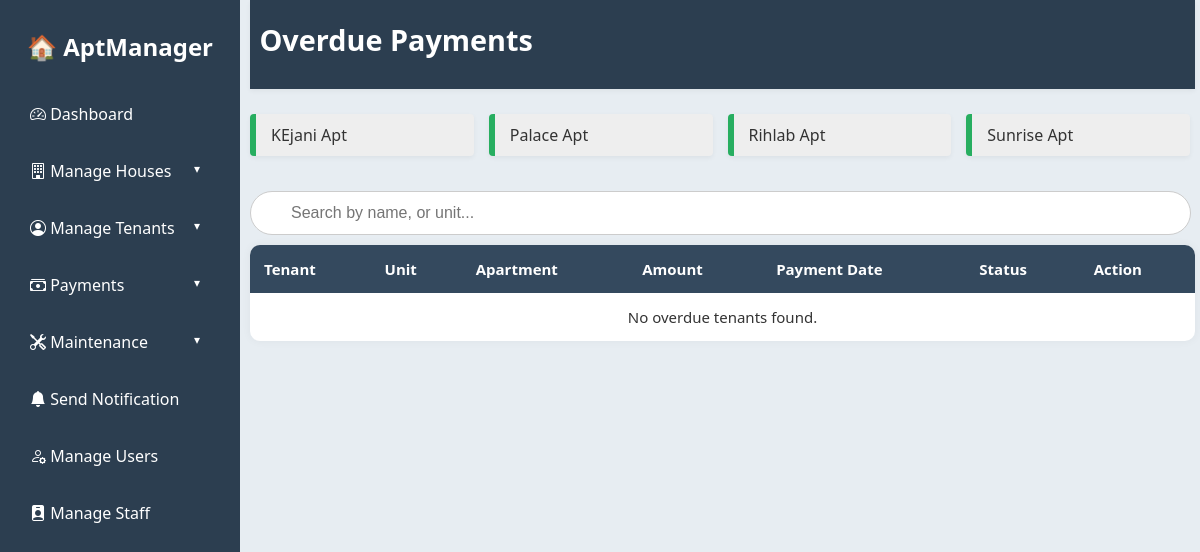
Page /APARTMENT/admin/Payment/overdue.php (signed in) on the committed database.
### tables this page shows
CREATE TABLE `apartment` (
  `apartment_id` int(11) NOT NULL,
  `client_id` int(11) NOT NULL,
  `apartment_name` varchar(100) NOT NULL,
  `location` varchar(150) NOT NULL,
  `landlord_name` varchar(100) DEFAULT NULL
);

### APARTMENT/admin/Payment/overdue.php (the view, shortened to what this page needs)
<?php
include '../config/db_connect.php';
$selected_apartment_id = isset($_GET['apartment_id']) ? intval($_GET['apartment_id']) : 0;
$month_filter = isset($_GET['month']) ? mysqli_real_escape_string($conn, $_GET['month']) : '';
$conditions = ["tenants.status = 'Active'", "(p.id IS NULL OR p.status != 'Paid')"];
$query = "
SELECT
  tenants.id AS tenant_id,
  tenants.name,
  tenants.unit,
  apartment.apartment_name,
  house_types.type_name,
  houses.rent,
  p.amount,
  p.payment_date,
  p.status
FROM tenants
JOIN houses ON tenants.unit = houses.unit
JOIN house_types ON houses.type_id = house_types.id
JOIN apartment ON houses.apartment_id = apartment.apartment_id
LEFT JOIN payments p ON tenants.id = p.tenant_id
";
if (!empty($conditions)) {
    $query .= " WHERE " . implode(" AND ", $conditions);
}
$query .= " ORDER BY tenants.name ASC";
$limit = 25;
$page = isset($_GET['page']) ? (int)$_GET['page'] : 1;
$offset = ($page - 1) * $limit;
$query .= " LIMIT $limit OFFSET $offset";
$result = mysqli_query($conn, $query);
?>
<!DOCTYPE html>
<html lang="en">
<head>
<link rel="stylesheet" href="../assets/css/style.css" />
<link rel="stylesheet" href="https://cdn.jsdelivr.net/npm/bootstrap-icons@1.10.5/font/bootstrap-icons.css">
</head>
<body>
<div class="wrapper">
<aside class="sidebar" id="sidebar">
  <h2>🏠 AptManager</h2>
  <ul>
  <li><a href="../index.php"><i class="bi bi-speedometer2"></i> Dashboard</a></li>
  <li class="dropdown">
    <a href="#" class="dropdown-toggle"><i class="bi bi-building"></i> Manage Houses</a>
  </li>
  <li class="dropdown">
    <a href="#" class="dropdown-toggle"><i class="bi bi-person-circle"></i> Manage Tenants</a>
  </li>
  <li class="dropdown">
    <a href="#" class="dropdown-toggle"><i class="bi bi-cash-stack"></i> Payments</a>
  </li>
  <li class="dropdown">
    <a href="#" class="dropdown-toggle"><i class="bi bi-tools"></i> Maintenance</a>
  </li>
  <li><a href="../notification.php"><i class="bi bi-bell-fill"></i> Send Notification</a></li>
  <li><a href="../Include/users.php"><i class="bi bi-person-gear"></i> Manage Users</a></li>
  <li><a href="../Include/staff.php"><i class="bi bi-person-badge-fill"></i> Manage Staff</a></li>
</ul>
</aside>
<div class="main">
<header class="top-header">
  <h1>Overdue Payments</h1>
</header>
<div style="margin: 20px 0; display: flex; flex-wrap: wrap; gap: 10px;">
    <?php
    $apt_sql = "SELECT apartment_id, apartment_name FROM apartment ORDER BY apartment_name";
    $apt_result = mysqli_query($conn, $apt_sql);
    while ($row = mysqli_fetch_assoc($apt_result)):
        $apartment_id = $row['apartment_id'];
        $apartment_name = $row['apartment_name'];
        $isActive = ($selected_apartment_id == $apartment_id) ? 'active' : '';
    ?>
    <a href="overdue.php?apartment_id=<?= $apartment_id ?>" class="type-card <?= $isActive ?>">
        <?= htmlspecialchars($apartment_name) ?>
    </a>
    <?php endwhile; ?>
</div>
    <div class="search-container">
      <input type="text" id="searchInput" placeholder="Search by name, or unit...">
    </div>
  <table id="paymentTable">
<thead>
<tr>
<th>Tenant</th>
<th>Unit</th>
<th>Apartment</th>
<th>Amount</th>
<th>Payment Date</th>
<th>Status</th>
<th>Action</th>
</tr>
</thead>
<tbody>
<?php if ($result && mysqli_num_rows($result) > 0): ?>
<?php while($row = mysqli_fetch_assoc($result)):
$status = $row['status'];
$tenant_id = $row['tenant_id'];
$rent = $row['rent'];
?>
<tr>
<td><?= htmlspecialchars($row['name']) ?></td>
<td><?= htmlspecialchars($row['unit']) ?></td>
<td><?= htmlspecialchars($row['apartment_name']) ?></td>
<td><?= $status === 'Paid' ? "Ksh " . number_format($row['amount'], 2) : '<span style="color:red;">Ksh ' . number_format($rent, 2) . '</span>' ?></td>
<td><?= $status === 'Paid' ? date('d M Y', strtotime($row['payment_date'])) : '-' ?></td>
<td class="status-<?= strtolower($status) ?>"><?= $status ?? 'Pending' ?></td>
<td>
<?php if ($status !== 'Paid'): ?>
<form method="POST" style="margin:0;">
    <input type="hidden" name="tenant_id" value="<?= $tenant_id ?>">
    <?php if ($month_filter): ?>
        <input type="hidden" name="selected_month" value="<?= $month_filter ?>">
    <?php endif; ?>
    <button type="submit" name="mark_paid" class="mark-paid-btn" onclick="return confirm('Mark this tenant as paid?')">Mark as Paid</button>
</form>
<?php else: ?>
<span style="color:green; font-size:1.2rem;">&#10004;</span>
<div style="display:inline-block; position:relative; margin-left:8px;">
<button class="dropdown-btn">&#8942;</button>
<div class="dropdown-content">
<form method="POST" style="margin:0;">
<input type="hidden" name="tenant_id" value="<?= $tenant_id ?>">
<button type="submit" name="reverse_paid" onclick="return confirm('Reverse this payment?')">Reverse</button>
</form>
<a href="receipt.php?tenant_id=<?= $tenant_id ?>&amount=<?= $row['amount'] ?>&date=<?= $row['payment_date'] ?>" target="_blank">Print</a>
<a href="payment_history.php?tenant_id=<?= $tenant_id ?>">History</a>
</div>
</div>
<?php endif; ?>
</td>
</tr>
<?php endwhile; ?>
<?php else: ?>
<tr>
<td colspan="8" style="text-align:center;">No overdue tenants found.</td>
</tr>
<?php endif; ?>
</tbody>
</table>
</div>
</div>
</body>
</html>

### APARTMENT/admin/assets/css/style.css (style rules this page uses)
body { margin: 0; font-family: 'Segoe UI', sans-serif; background: #dee6eeb6; color: #333; }
.wrapper { display: flex; min-height: 100vh; }
.sidebar { width: 200px; background: #2c3e50; color: white; padding: 20px; position: fixed; left: 0; top: 0; height: 100vh; z-index: 1000; }
.sidebar h2 { margin-top: 10px; text-align: center; }
.sidebar ul { list-style: none; padding: 0; margin-top: 30px; }
.sidebar li { margin-bottom: 15px; }
.sidebar a { color: white; text-decoration: none; display: block; padding: 10px; border-radius: 6px; transition: background 0.2s; }
.main { margin-left: 220px; padding: 0 5px 30px 30px; flex: 1; }
.top-header { position: sticky; top: 0; background: #2c3e50; padding: 20px 0; z-index: 999; box-shadow: 0 2px 5px rgba(0, 0, 0, 0.05); color: #fff; }
.top-header h1 { margin: 0; font-size: 1.8rem; padding-left: 1%; }
.sidebar ul li.dropdown > a::after { content: "▾"; float: right; margin-right: 10px; font-size: 12px; transition: transform 0.3s ease; }
.search-container { max-width: 1050px; margin: auto; position: relative; margin-top: 5px; padding-right: 7%; }
.search-container input[type="text"] { width: 100%; padding: 12px 20px 12px 40px; font-size: 16px; border: 1px solid #ccc; border-radius: 25px; outline: none; }
input, select, textarea { width: 100%; padding: 10px; font-size: 15px; border: 1px solid #ccc; border-radius: 6px; margin-bottom: 10px; }
.type-card { flex: 1 1 180px; background: white; border-left: 6px solid #27ae60; padding: 20px; border-radius: 8px; box-shadow: 0 2px 5px rgba(0,0,0,0.05); text-decoration: none !important; }

### APARTMENT/admin/Payment/overdue.php (style rules this page uses)
.type-card { display: inline-block; padding: 10px 15px; background: #eee; margin: 5px 5px 15px 0; border-radius: 4px; text-decoration: none; color: #333; }
table { width: 100%; border-collapse: collapse; background-color: white; border-radius: 10px; overflow: hidden; box-shadow: 0 0 10px rgba(0, 0, 0, 0.05); }
thead { background-color: #34495e; color: white; }
th, td { padding: 14px; text-align: left; font-size: 15px; }

### rows in the picture
apartment: apartment_name "KEjani Apt"
apartment: apartment_name "Palace Apt"
apartment: apartment_name "Rihlab Apt"
apartment: apartment_name "Sunrise Apt"
